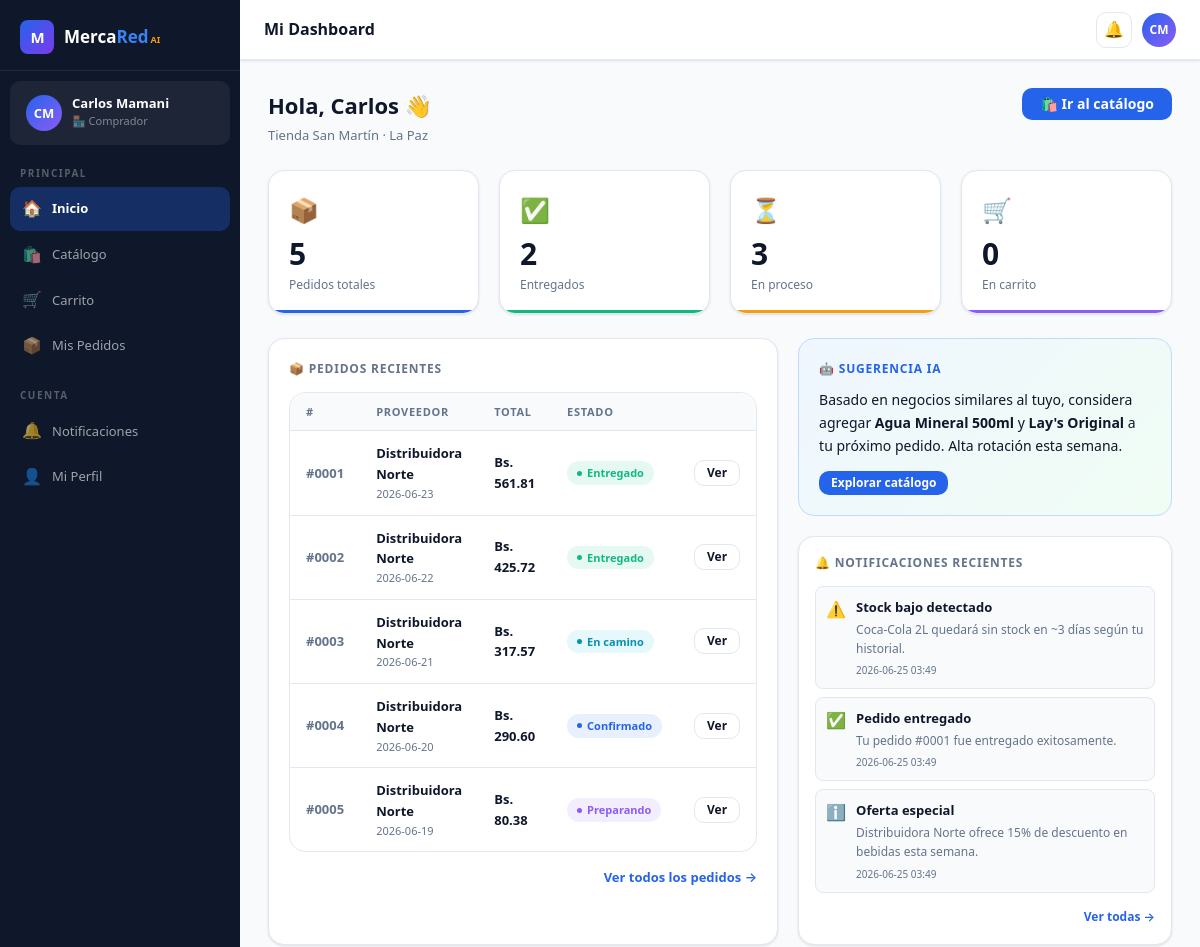
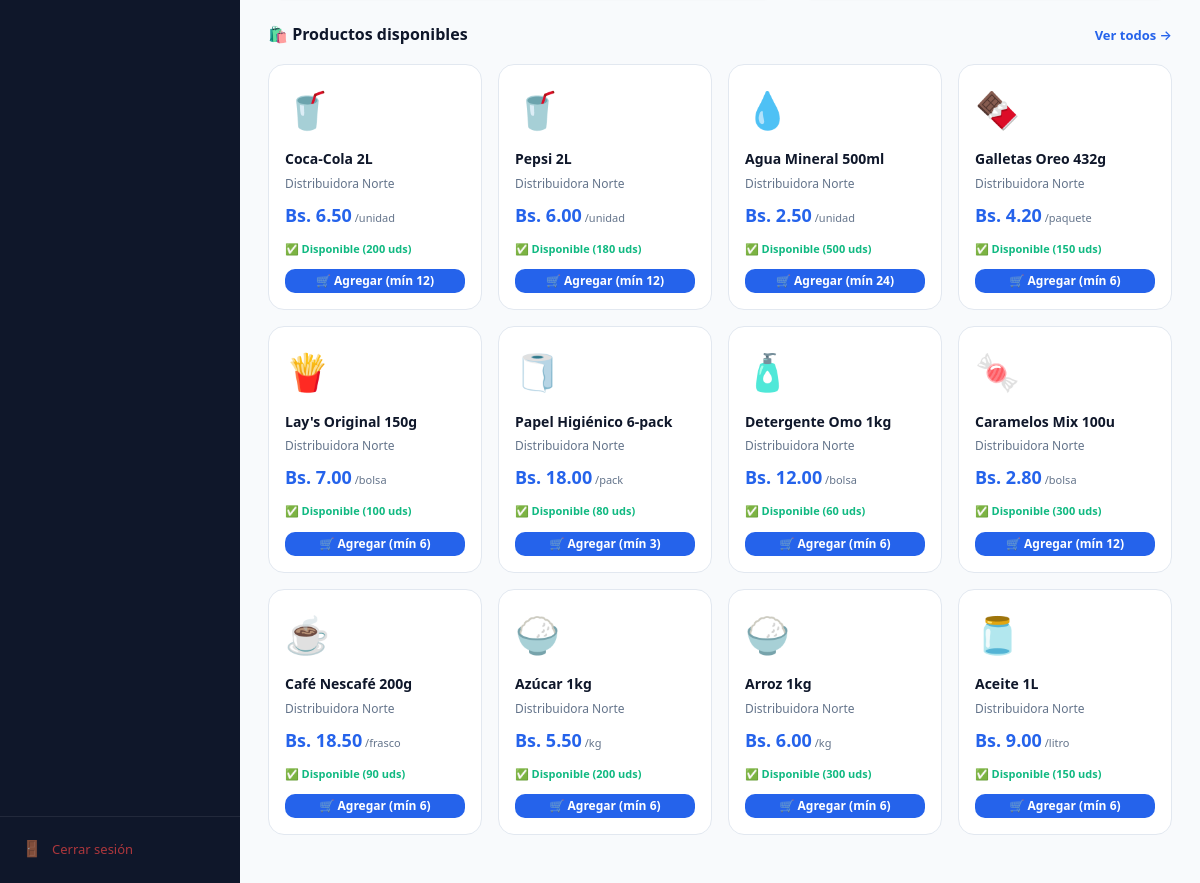
The app's page /buyer (signed in) with its own data (2 pictures, top to bottom).
### tables this page shows
CREATE TABLE users (
        id          INTEGER PRIMARY KEY AUTOINCREMENT,
        email       TEXT    UNIQUE NOT NULL,
        password    TEXT    NOT NULL,
        role        TEXT    NOT NULL DEFAULT 'buyer',   -- buyer | seller | transporter | admin
        full_name   TEXT    NOT NULL,
        company     TEXT,
        phone       TEXT,
        city        TEXT    DEFAULT 'La Paz',
        avatar_initials TEXT,
        created_at  TEXT    DEFAULT (datetime('now')),
        is_active   INTEGER DEFAULT 1,
        bio         TEXT
    );

CREATE TABLE orders (
        id           INTEGER PRIMARY KEY AUTOINCREMENT,
        buyer_id     INTEGER NOT NULL REFERENCES users(id),
        seller_id    INTEGER NOT NULL REFERENCES users(id),
        transporter_id INTEGER REFERENCES users(id),
        status       TEXT    DEFAULT 'pending',
        -- pending | confirmed | preparing | in_transit | delivered | cancelled
        total        REAL    NOT NULL,
        notes        TEXT,
        delivery_address TEXT,
        created_at   TEXT    DEFAULT (datetime('now')),
        updated_at   TEXT    DEFAULT (datetime('now'))
    );

CREATE TABLE notifications (
        id         INTEGER PRIMARY KEY AUTOINCREMENT,
        user_id    INTEGER NOT NULL REFERENCES users(id),
        title      TEXT    NOT NULL,
        body       TEXT,
        type       TEXT    DEFAULT 'info',   -- info | warning | success | error
        is_read    INTEGER DEFAULT 0,
        created_at TEXT    DEFAULT (datetime('now'))
    );

CREATE TABLE products (
        id          INTEGER PRIMARY KEY AUTOINCREMENT,
        seller_id   INTEGER NOT NULL REFERENCES users(id),
        name        TEXT    NOT NULL,
        description TEXT,
        category    TEXT,
        price       REAL    NOT NULL,
        unit        TEXT    DEFAULT 'unidad',
        stock       INTEGER DEFAULT 0,
        min_order   INTEGER DEFAULT 1,
        image_emoji TEXT    DEFAULT '📦',
        is_active   INTEGER DEFAULT 1,
        created_at  TEXT    DEFAULT (datetime('now'))
    );

### app.py (the view)
@app.route('/buyer')
@login_required
def buyer_home():
    if current_user.role != 'buyer':
        return redirect(url_for('dashboard'))
    orders = query("""
        SELECT o.*, u.full_name as seller_name, u.company as seller_company
        FROM orders o JOIN users u ON o.seller_id=u.id
        WHERE o.buyer_id=?
        ORDER BY o.created_at DESC LIMIT 5
    """, (current_user.id,))
    products = query("SELECT p.*, u.full_name as seller_name FROM products p JOIN users u ON p.seller_id=u.id WHERE p.is_active=1 LIMIT 12")
    cart_count = query("SELECT COALESCE(SUM(qty),0) as c FROM cart_items WHERE user_id=?", (current_user.id,), one=True)['c']
    notifs = query("SELECT * FROM notifications WHERE user_id=? ORDER BY created_at DESC LIMIT 5", (current_user.id,))
    stats = {
        'total_orders': query("SELECT COUNT(*) as c FROM orders WHERE buyer_id=?", (current_user.id,), one=True)['c'],
        'delivered':    query("SELECT COUNT(*) as c FROM orders WHERE buyer_id=? AND status='delivered'", (current_user.id,), one=True)['c'],
        'pending':      query("SELECT COUNT(*) as c FROM orders WHERE buyer_id=? AND status NOT IN ('delivered','cancelled')", (current_user.id,), one=True)['c'],
    }
    return render_template('buyer/home.html', orders=orders, products=products,
                           cart_count=cart_count, notifs=notifs, stats=stats)

### app.py (called while the page is built)
def get_db():
    conn = sqlite3.connect(DB_PATH)
    conn.row_factory = sqlite3.Row
    return conn

def query(sql, args=(), one=False, commit=False):
    conn = get_db()
    cur  = conn.execute(sql, args)
    if commit:
        conn.commit()
        rv = cur.lastrowid
    else:
        rv = cur.fetchone() if one else cur.fetchall()
    conn.close()
    return rv

@login_manager.user_loader
def load_user(user_id):
    row = query("SELECT * FROM users WHERE id=?", (user_id,), one=True)
    return User(row) if row else None

def notif_count():
    if not current_user.is_authenticated:
        return 0
    return query("SELECT COUNT(*) as c FROM notifications WHERE user_id=? AND is_read=0",
                 (current_user.id,), one=True)['c']

### templates/buyer/home.html (shortened to what this page needs)
{% extends "base.html" %}
{% block topbar_title %}Mi Dashboard{% endblock %}
{% block content %}
<div class="page-header">
  <div>
    <h1>Hola, {{ current_user.full_name.split()[0] }} 👋</h1>
    <p>{{ current_user.company or 'Bienvenido a MercaRed AI' }} · {{ current_user.city }}</p>
  </div>
  <a href="{{ url_for('buyer_catalogue') }}" class="btn btn-primary">🛍️ Ir al catálogo</a>
</div>
<div class="grid-4" style="margin-bottom:24px">
  <div class="kpi blue">
    <div class="kpi-icon">📦</div>
    <div class="kpi-val">{{ stats.total_orders }}</div>
    <div class="kpi-label">Pedidos totales</div>
  </div>
  <div class="kpi green">
    <div class="kpi-icon">✅</div>
    <div class="kpi-val">{{ stats.delivered }}</div>
    <div class="kpi-label">Entregados</div>
  </div>
  <div class="kpi amber">
    <div class="kpi-icon">⏳</div>
    <div class="kpi-val">{{ stats.pending }}</div>
    <div class="kpi-label">En proceso</div>
  </div>
  <div class="kpi purple">
    <div class="kpi-icon">🛒</div>
    <div class="kpi-val">{{ cart_count }}</div>
    <div class="kpi-label">En carrito</div>
  </div>
</div>
<div class="grid-2">
  <div class="card">
    <div class="card-title">📦 Pedidos recientes</div>
    {% if orders %}
      <div class="table-wrap">
        <table>
          <thead><tr><th>#</th><th>Proveedor</th><th>Total</th><th>Estado</th><th></th></tr></thead>
          <tbody>
            {% for o in orders %}
            <tr>
              <td style="font-weight:700;color:var(--muted)">#{{ '%04d'|format(o.id) }}</td>
              <td>
                <div style="font-weight:600;font-size:13px">{{ o.seller_company or o.seller_name }}</div>
                <div style="font-size:11px;color:var(--muted)">{{ o.created_at[:10] }}</div>
              </td>
              <td style="font-weight:700">Bs. {{ '%.2f'|format(o.total) }}</td>
              <td><span class="status s-{{ o.status }}">{{ {'pending':'Pendiente','confirmed':'Confirmado','preparing':'Preparando','in_transit':'En camino','delivered':'Entregado','cancelled':'Cancelado'}[o.status] }}</span></td>
              <td><a href="{{ url_for('buyer_order_detail', oid=o.id) }}" class="btn btn-ghost btn-sm">Ver</a></td>
            </tr>
            {% endfor %}
          </tbody>
        </table>
      </div>
      <div style="margin-top:12px;text-align:right">
        <a href="{{ url_for('buyer_orders') }}" style="font-size:13px;color:var(--blue);font-weight:600">Ver todos los pedidos →</a>
      </div>
    {% endif %}
  </div>
  <div style="display:flex;flex-direction:column;gap:20px">
    <div style="background:linear-gradient(135deg,#EFF6FF,#F0FDF4);border:1px solid #BFDBFE;border-radius:var(--r-lg);padding:20px">
      <div style="font-size:12px;font-weight:700;text-transform:uppercase;letter-spacing:.8px;color:var(--blue);margin-bottom:10px">🤖 Sugerencia IA</div>
      <p style="font-size:14px;color:var(--ink);font-weight:500;line-height:1.65;margin-bottom:12px">
        Basado en negocios similares al tuyo, considera agregar <strong>Agua Mineral 500ml</strong> y <strong>Lay's Original</strong> a tu próximo pedido. Alta rotación esta semana.
      </p>
      <a href="{{ url_for('buyer_catalogue') }}" class="btn btn-primary btn-sm" style="width:auto">Explorar catálogo</a>
    </div>
    <div class="card" style="padding:16px">
      <div class="card-title">🔔 Notificaciones recientes</div>
      {% if notifs %}
        <div style="display:flex;flex-direction:column;gap:8px">
          {% for n in notifs %}
          <div style="display:flex;gap:10px;padding:10px;border-radius:8px;background:var(--surface);border:1px solid var(--border)">
            <span style="font-size:16px;flex-shrink:0">
              {% if n.type=='success' %}✅{% elif n.type=='warning' %}⚠️{% elif n.type=='error' %}❌{% else %}ℹ️{% endif %}
            </span>
            <div>
              <div style="font-size:13px;font-weight:700;color:var(--ink)">{{ n.title }}</div>
              <div style="font-size:12px;color:var(--muted);margin-top:2px">{{ n.body }}</div>
              <div style="font-size:10px;color:var(--muted);margin-top:4px">{{ n.created_at[:16] }}</div>
            </div>
          </div>
          {% endfor %}
        </div>
        <div style="margin-top:10px;text-align:right">
          <a href="{{ url_for('notifications') }}" style="font-size:12px;color:var(--blue);font-weight:600">Ver todas →</a>
        </div>
      {% else %}
        <p style="font-size:13px;color:var(--muted)">Sin notificaciones nuevas.</p>
      {% endif %}
    </div>
  </div>
</div>
<div style="margin-top:24px">
  <div style="display:flex;align-items:center;justify-content:space-between;margin-bottom:16px">
    <h2 style="font-size:16px;font-weight:800">🛍️ Productos disponibles</h2>
    <a href="{{ url_for('buyer_catalogue') }}" style="font-size:13px;color:var(--blue);font-weight:600">Ver todos →</a>
  </div>
  <div class="grid-auto">
    {% for p in products %}
    <div style="background:var(--card);border:1px solid var(--border);border-radius:var(--r-lg);padding:16px;transition:box-shadow .18s,transform .18s" onmouseover="this.style.boxShadow='0 8px 24px rgba(15,23,42,.10)';this.style.transform='translateY(-2px)'" onmouseout="this.style.boxShadow='';this.style.transform=''">
      <div style="font-size:36px;margin-bottom:10px">{{ p.image_emoji }}</div>
      <div style="font-size:14px;font-weight:700;margin-bottom:3px;color:var(--ink)">{{ p.name }}</div>
      <div style="font-size:12px;color:var(--muted);margin-bottom:8px">{{ p.seller_name }}</div>
      <div style="font-size:18px;font-weight:900;color:var(--blue);margin-bottom:10px">Bs. {{ '%.2f'|format(p.price) }}<span style="font-size:11px;font-weight:500;color:var(--muted)"> /{{ p.unit }}</span></div>
      <div style="font-size:11px;color:{% if p.stock < 20 %}var(--red){% elif p.stock < 50 %}var(--amber-d){% else %}var(--green){% endif %};margin-bottom:10px;font-weight:600">
        {% if p.stock < 20 %}⚠️ Stock bajo{% elif p.stock < 50 %}⚡ Stock limitado{% else %}✅ Disponible{% endif %} ({{ p.stock }} uds)
      </div>
      <form method="POST" action="{{ url_for('buyer_cart') }}">
        <button type="submit" class="btn btn-primary btn-sm" style="width:100%">🛒 Agregar (mín {{ p.min_order }})</button>
      </form>
    </div>
    {% endfor %}
  </div>
</div>
{% endblock %}

### templates/base.html (shortened to what this page needs)
<!DOCTYPE html>
<html lang="es">
<head>
</head>
<body>
{% if current_user.is_authenticated %}
<div class="app-layout">
  <aside class="sidebar" id="sidebar">
    <div class="sidebar-logo">
      <div class="logo-icon">M</div>
      <div class="logo-text">Merca<span>Red</span><small>AI</small></div>
    </div>
    <div class="sidebar-user">
      <div class="avatar">{{ current_user.avatar_initials }}</div>
      <div>
        <div class="user-name">{{ current_user.full_name }}</div>
        <div class="user-role">{{ ROLE_ICONS[current_user.role] }} {{ ROLE_LABELS[current_user.role] }}</div>
      </div>
    </div>
    <nav class="sidebar-nav">
      {% if current_user.role == 'buyer' %}
        <div class="nav-section-label">Principal</div>
        <a href="{{ url_for('buyer_home') }}" class="nav-link {% if request.endpoint=='buyer_home' %}active{% endif %}">
          <span class="icon">🏠</span> Inicio
        </a>
        <a href="{{ url_for('buyer_catalogue') }}" class="nav-link {% if request.endpoint=='buyer_catalogue' %}active{% endif %}">
          <span class="icon">🛍️</span> Catálogo
        </a>
        <a href="{{ url_for('buyer_cart') }}" class="nav-link {% if request.endpoint=='buyer_cart' %}active{% endif %}">
          <span class="icon">🛒</span> Carrito
          {% set cc = notif_count() %}
        </a>
        <a href="{{ url_for('buyer_orders') }}" class="nav-link {% if 'buyer_order' in request.endpoint %}active{% endif %}">
          <span class="icon">📦</span> Mis Pedidos
        </a>
      {% elif current_user.role == 'transporter' %}
        <div class="nav-section-label">Principal</div>
        <a href="{{ url_for('transporter_home') }}" class="nav-link {% if request.endpoint=='transporter_home' %}active{% endif %}">
          <span class="icon">🚚</span> Mis Entregas
        </a>
      {% elif current_user.role == 'admin' %}
        <div class="nav-section-label">Administración</div>
        <a href="{{ url_for('admin_home') }}" class="nav-link {% if request.endpoint=='admin_home' %}active{% endif %}">
          <span class="icon">⚙️</span> Panel Admin
        </a>
      {% endif %}
      <div class="nav-section-label" style="margin-top:10px">Cuenta</div>
      <a href="{{ url_for('notifications') }}" class="nav-link {% if request.endpoint=='notifications' %}active{% endif %}">
        <span class="icon">🔔</span> Notificaciones
        {% set nc = notif_count() %}{% if nc > 0 %}<span class="badge amber">{{ nc }}</span>{% endif %}
      </a>
      <a href="{{ url_for('profile') }}" class="nav-link {% if request.endpoint=='profile' %}active{% endif %}">
        <span class="icon">👤</span> Mi Perfil
      </a>
    </nav>
    <div class="sidebar-bottom">
      <a href="{{ url_for('logout') }}" class="nav-link" style="color:rgba(239,68,68,.7)">
        <span class="icon">🚪</span> Cerrar sesión
      </a>
    </div>
  </aside>
  <div class="main-wrap">
    <header class="topbar">
      <span class="topbar-title">{% block topbar_title %}MercaRed AI{% endblock %}</span>
      <div class="topbar-right">
        <a href="{{ url_for('notifications') }}" class="topbar-btn" title="Notificaciones">
          🔔
        </a>
        <a href="{{ url_for('profile') }}" class="topbar-avatar">{{ current_user.avatar_initials }}</a>
      </div>
    </header>
    <main class="page-content">
      {% block content %}{% endblock %}
    </main>
  </div>
</div>
{% else %}
  {% block public_content %}{% endblock %}
{% endif %}
</body>
</html>

### records on screen
users: avatar_initials "CM", full_name "Carlos Mamani", role "🏪", role "Comprador", full_name "Carlos", company "Tienda San Martín", city "La Paz"
orders: id "0001", company "Distribuidora Norte", created_at "2026-06-23", total "561.81", status "Entregado"
orders: id "0002", company "Distribuidora Norte", created_at "2026-06-22", total "425.72", status "Entregado"
orders: id "0003", company "Distribuidora Norte", created_at "2026-06-21", total "317.57", status "En camino"
orders: id "0004", company "Distribuidora Norte", created_at "2026-06-20", total "290.60", status "Confirmado"
orders: id "0005", company "Distribuidora Norte", created_at "2026-06-19", total "80.38", status "Preparando"
notifications: title "Stock bajo detectado", body "Coca-Cola 2L quedará sin stock en ~3 días según tu historial.", created_at "2026-06-25 03:49"
notifications: title "Pedido entregado", body "Tu pedido #0001 fue entregado exitosamente.", created_at "2026-06-25 03:49"
notifications: type "ℹ️", title "Oferta especial", body "Distribuidora Norte ofrece 15% de descuento en bebidas esta semana.", created_at "2026-06-25 03:49"
products: image_emoji "🥤", name "Coca-Cola 2L", seller_name "Distribuidora Norte", price "6.50", unit "unidad", shows "✅ Disponible", stock "200", min_order "12"
products: image_emoji "🥤", name "Pepsi 2L", seller_name "Distribuidora Norte", price "6.00", unit "unidad", shows "✅ Disponible", stock "180", min_order "12"
products: image_emoji "💧", name "Agua Mineral 500ml", seller_name "Distribuidora Norte", price "2.50", unit "unidad", shows "✅ Disponible", stock "500", min_order "24"
products: image_emoji "🍫", name "Galletas Oreo 432g", seller_name "Distribuidora Norte", price "4.20", unit "paquete", shows "✅ Disponible", stock "150", min_order "6"
products: image_emoji "🍟", name "Lay's Original 150g", seller_name "Distribuidora Norte", price "7.00", unit "bolsa", shows "✅ Disponible", stock "100", min_order "6"
products: image_emoji "🧻", name "Papel Higiénico 6-pack", seller_name "Distribuidora Norte", price "18.00", unit "pack", shows "✅ Disponible", stock "80", min_order "3"
products: image_emoji "🧴", name "Detergente Omo 1kg", seller_name "Distribuidora Norte", price "12.00", unit "bolsa", shows "✅ Disponible", stock "60", min_order "6"
products: image_emoji "🍬", name "Caramelos Mix 100u", seller_name "Distribuidora Norte", price "2.80", unit "bolsa", shows "✅ Disponible", stock "300", min_order "12"
products: image_emoji "☕", name "Café Nescafé 200g", seller_name "Distribuidora Norte", price "18.50", unit "frasco", shows "✅ Disponible", stock "90", min_order "6"
products: image_emoji "🍚", name "Azúcar 1kg", seller_name "Distribuidora Norte", price "5.50", unit "kg", shows "✅ Disponible", stock "200", min_order "6"
products: image_emoji "🍚", name "Arroz 1kg", seller_name "Distribuidora Norte", price "6.00", unit "kg", shows "✅ Disponible", stock "300", min_order "6"
products: image_emoji "🫙", name "Aceite 1L", seller_name "Distribuidora Norte", price "9.00", unit "litro", shows "✅ Disponible", stock "150", min_order "6"

### other values on screen
{{ stats.total_orders }} "5"
{{ stats.delivered }} "2"
{{ stats.pending }} "3"
{{ cart_count }} "0"
